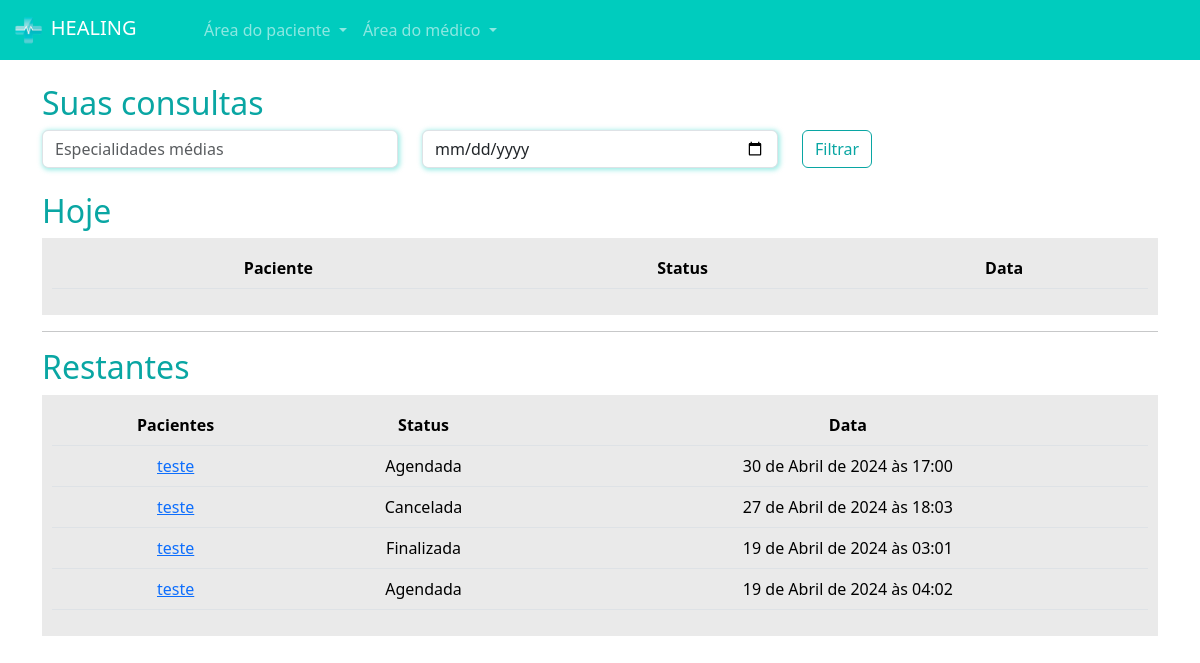
/medicos/consultas_medico/ (signed in), run on the app's committed database.
### paciente/models.py (models this page shows, shortened)
class Consulta(models.Model):
    status_choices = (
        ('A','Agendada'),
        ('F', 'Finalizada'),
        ('C', 'Cancelada'),
        ('I', 'Iniciada')
    )
    paciente = models.ForeignKey(User, on_delete= models.DO_NOTHING)
    data_aberta = models.ForeignKey(DatasAbertas, on_delete= models.DO_NOTHING)
    status = models.CharField(max_length=1, choices=status_choices, default= 'A')
    link = models.URLField(null= True,blank=True)

### medico/models.py (models this page shows, shortened)
class DatasAbertas(models.Model):
    data = models.DateTimeField()
    user = models.ForeignKey(User, on_delete= models.DO_NOTHING,)
    agendado= models.BooleanField(default=False)

### medico/views.py (the view)
# urls.py: path('consultas_medico/', views.consultas_medico, name= 'consultas_medico'),
def consultas_medico(request):
    if not is_medico(request.user):
        messages.add_message(request, constants.WARNING, 'Somente médicos podem abrir horário')
        return redirect('usuarios/sair')
    hoje = datetime.now().date()
    consultas_hoje = Consulta.objects.filter(data_aberta__user=request.user).filter(data_aberta__data__gte=hoje).filter(data_aberta__data__lt= hoje + timedelta(days=1))
    consultas_restantes = Consulta.objects.exclude(id__in=consultas_hoje.values('id')).filter(data_aberta__user=request.user)
    return render(request, 'consultas_medico.html',{'consultas_hoje': consultas_hoje, 'consultas_restantes': consultas_restantes,'is_medico':is_medico(request.user)})

### medico/models.py (called while the page is built)
def is_medico(user):
    return DadosMedico.objects.filter(user=user).exists()

### medico/templates/consultas_medico.html (shortened to what this page needs)
{% extends "base.html" %}
{% load static %}
{% block 'head' %}
<link rel="stylesheet" href="{% static 'medicos/css/abrir_horario.css' %}" />
<link rel="stylesheet" href="{% static 'usuarios/css/usuarios.css' %}" />
<link rel="stylesheet" href="{% static 'medicos/css/cadastro_medico.css' %}" />
<link rel="stylesheet" href="{% static 'pacientes/css/home.css' %}" />
<link
  rel="stylesheet"
  href="https://cdn.jsdelivr.net/npm/bootstrap-icons@1.11.3/font/bootstrap-icons.min.css"
/>
{% endblock 'head' %}
{% block 'body' %}
{% include "partials/navbar.html" %}
<div class="container">
  <br />
  <h2><span class="color-dark">Suas consultas</span></h2>
  <div class="row">
    <div class="col-md">
      <input
        type="text"
        name="especialidades"
        id=""
        class="form-control shadow-main-color"
        placeholder="Especialidades médias"
      />
    </div>
    <div class="col-md">
      <input
        type="date"
        name="data"
        id=""
        class="form-control shadow-main-color"
        placeholder="Data da consulta"
      />
    </div>
    <div class="col-md">
      <input type="submit" value="Filtrar" class="btn btn-dark-color-outline" />
    </div>
  </div>
  <br />
  <h2><span class="color-dark">Hoje</span></h2>
  <div class="list-minhas-consultas">
    <table class="table">
      <thead>
        <tr>
          <th scope="col">Paciente</th>
          <th scope="col">Status</th>
          <th scope="col">Data</th>
        </tr>
      </thead>
    </table>
  </div>
  <hr />
  <h2><span class="color-dark">Restantes</span></h2>
  <div class="list-minhas-consultas">
    <table class="table">
      <thead>
        <tr>
          <th scope="col">Pacientes</th>
          <th scope="col">Status</th>
          <th scope="col">Data</th>
        </tr>
      </thead>
      <tbody>
        {% for consulta in consultas_restantes %}
        <tr>
          <td><a href="{% url 'consulta_area_medico' consulta.id%}">{{consulta.paciente}}</a></td>
          <td>{{consulta.get_status_display}}</td>
          <td>{{consulta.data_aberta.data}}</td>
        </tr>
        {% endfor %}
      </tbody>
    </table>
  </div>
</div>
{% endblock 'body' %}

### templates/static/geral/css/base.css (style rules this page uses)
:root { --main-color: #00ccbe; --dark-color: #09a6a3; --contrast-color: #ffd686; }
.color-dark { color: var(--dark-color); }

### templates/static/usuarios/css/usuarios.css (style rules this page uses)
.btn-dark-color-outline { border: 1px solid var(--dark-color); color: var(--dark-color); }

### templates/static/medicos/css/cadastro_medico.css (style rules this page uses)
.shadow-main-color, select { box-shadow: 1px 1px 5px 1px rgba(0, 204, 190,.4); }

### templates/static/pacientes/css/home.css (style rules this page uses)
table { border-collapse: collapse !important; width: 100%; }
th, td { padding: 8px; text-align: center; background-color: #EAEAEA !important; }
th { background-color: #EAEAEA; }
.list-minhas-consultas { background-color: #EAEAEA; padding: 10px; }

### data on the page
Consulta: paciente "teste", status "Agendada", data_aberta.data "30 de Abril de 2024 às 17:00"
Consulta: paciente "teste", status "Cancelada", data_aberta.data "27 de Abril de 2024 às 18:03"
Consulta: paciente "teste", status "Finalizada", data_aberta.data "19 de Abril de 2024 às 03:01"
Consulta: paciente "teste", status "Agendada", data_aberta.data "19 de Abril de 2024 às 04:02"
